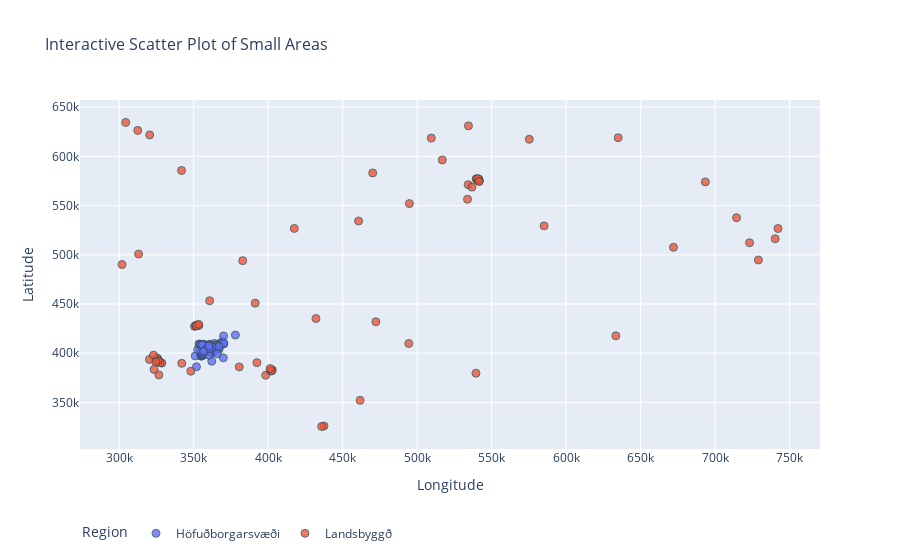

This figure's notebook cell:
### Code cell
# Load the GeoJSON file
small_areas = gpd.read_file(r"data\smasvaedi_2021.json")

# Extract centroids for plotting
small_areas['centroid'] = small_areas.geometry.centroid
small_areas['x'] = small_areas['centroid'].x
small_areas['y'] = small_areas['centroid'].y

# Interactive scatter plot
fig = px.scatter(
    small_areas,
    x="x",
    y="y",
    color="nuts3_label",  # Aggregate by larger regions for clarity
    hover_name="smsv_label",  # Show full small area label on hover
    title="Interactive Scatter Plot of Small Areas",
    labels={"x": "Longitude (X)", "y": "Latitude (Y)", "color": "Region"},
    opacity=0.8
)

# Update layout for better readability
fig.update_traces(marker=dict(size=8, line=dict(width=1, color="DarkSlateGrey")))
fig.update_layout(
    title_font_size=16,
    legend_title_font_size=12,
    xaxis_title="Longitude",
    yaxis_title="Latitude",
    legend=dict(title="Region", orientation="h", y=-0.2)
)

# Show the plot
fig.show()

### Figure 1 — Plotly figure (JSON) as saved in the notebook; plotly's stock layout.template omitted (floating-point values rounded to 4 significant figures; data arrays with more than 128 entries replaced by an {"elided": "..."} marker saying what was removed)
{"data": [{"hovertemplate": "<b>%{hovertext}</b><br><br>nuts3_label=Höfuðborgarsvæði<br>Longitude (X)=%{x}<br>Latitude (Y)=%{y}<extra></extra>", "hovertext": {"elided": "132 str values"}, "legendgroup": "Höfuðborgarsvæði", "marker": {"color": "#636efa", "line": {"color": "DarkSlateGrey", "width": 1}, "opacity": 0.8, "size": 8, "symbol": "circle"}, "mode": "markers", "name": "Höfuðborgarsvæði", "orientation": "v", "showlegend": true, "type": "scatter", "x": {"elided": "132 float values"}, "xaxis": "x", "y": {"elided": "132 float values"}, "yaxis": "y"}, {"hovertemplate": "<b>%{hovertext}</b><br><br>nuts3_label=Landsbyggð<br>Longitude (X)=%{x}<br>Latitude (Y)=%{y}<extra></extra>", "hovertext": ["Suðurnes án Reykjanesbæjar - 3101", "Suðurnes án Reykjanesbæjar - 3102", "Vestfirðir - 3404", "Austurland án Fjarðabyggðar - 4101", "Austurland án Fjarðabyggðar - 4103", "Árnessýsla án Árborgar - 2801", "Árnessýsla án Árborgar - 2802", "Skaftafells- og Rangárvallasýslur - 2503", "Skaftafells- og Rangárvallasýslur - 2504", "Vestmannaeyjar - 2601", "Vestmannaeyjar - 2602", "Árborg - 2701", "Árborg - 2702", "Árborg - 2703", "Árborg - 2704", "Árborg - 2705", "Árnessýsla án Árborgar - 2803", "Árnessýsla án Árborgar - 2804", "Reykjanesbær: Keflavík - 2901", "Reykjanesbær: Keflavík - 2902", "Reykjanesbær: Keflavík - 2903", "Reykjanesbær: Keflavík - 2904", "Reykjanesbær: Njarðvíkur, Ásbrú og Hafnir - 3003", "Reykjanesbær: Njarðvíkur, Ásbrú og Hafnir - 3004", "Reykjanesbær: Njarðvíkur, Ásbrú og Hafnir - 3005", "Reykjanesbær: Njarðvíkur, Ásbrú og Hafnir - 3006", "Suðurnes án Reykjanesbæjar - 3103", "Suðurnes án Reykjanesbæjar - 3104", "Suðurnes án Reykjanesbæjar - 3105", "Akranes - 3201", "Akranes - 3202", "Akureyri: Brekkan, Innbær, Oddeyri og eyjar - 3701", "Akranes - 3204", "Vesturland án Akraness - 3301", "Vesturland án Akraness - 3302", "Vesturland án Akraness - 3304", "Vesturland án Akraness - 3305", "Vestfirðir - 3401", "Vestfirðir - 3403", "Húnaþing og Skagafjörður - 3501", "Húnaþing og Skagafjörður - 3502", "Húnaþing og Skagafjörður - 3503", "Húnaþing og Skagafjörður - 3504", "Eyjafjörður án Akureyrar - 3601", "Eyjafjörður án Akureyrar - 3602", "Eyjafjörður án Akureyrar - 3603", "Þingeyjarsýslur austan Eyjafjarðar - 4003", "Akureyri: Brekkan, Innbær, Oddeyri og eyjar - 3702", "Akureyri: Brekkan, Innbær, Oddeyri og eyjar - 3703", "Akureyri: Brekkan, Innbær, Oddeyri og eyjar - 3704", "Akureyri: Ofan Brekku - 3803", "Akureyri: Ofan Brekku - 3804", "Akureyri: Utan Glerár - 3901", "Austurland án Fjarðabyggðar - 4102", "Fjarðabyggð - 4201", "Fjarðabyggð - 4202", "Fjarðabyggð - 4203", "Fjarðabyggð - 4204", "Akureyri: Utan Glerár - 3902", "Akureyri: Utan Glerár - 3903", "Akureyri: Utan Glerár - 3904", "Þingeyjarsýslur austan Eyjafjarðar - 4001", "Skaftafells- og Rangárvallasýslur - 2501", "Skaftafells- og Rangárvallasýslur - 2502", "Þingeyjarsýslur austan Eyjafjarðar - 4002", "Akranes - 3203", "Reykjanesbær: Njarðvíkur, Ásbrú og Hafnir - 3002", "Reykjanesbær: Njarðvíkur, Ásbrú og Hafnir - 3001", "Akranes - 3205", "Akureyri: Ofan Brekku - 3802", "Vestfirðir - 3402", "Vesturland án Akraness - 3303", "Akureyri: Ofan Brekku - 3801"], "legendgroup": "Landsbyggð", "marker": {"color": "#EF553B", "line": {"color": "DarkSlateGrey", "width": 1}, "opacity": 0.8, "size": 8, "symbol": "circle"}, "mode": "markers", "name": "Landsbyggð", "orientation": "v", "showlegend": true, "type": "scatter", "x": [326600.0, 348100.0, 304400.0, 693400.0, 672000.0, 472300.0, 432100.0, 461700.0, 494400.0, 437500.0, 435900.0, 398400.0, 402700.0, 401600.0, 402300.0, 401300.0, 392400.0, 380600.0, 325000.0, 326200.0, 326100.0, 325400.0, 326000.0, 328700.0, 327500.0, 326100.0, 320300.0, 323100.0, 342000.0, 350600.0, 351300.0, 541200.0, 353500.0, 391300.0, 360700.0, 301900.0, 313100.0, 341900.0, 312500.0, 417600.0, 460700.0, 494800.0, 470200.0, 509500.0, 516900.0, 533800.0, 585200.0, 541500.0, 541800.0, 534400.0, 540800.0, 540600.0, 534200.0, 714400.0, 742200.0, 740300.0, 723100.0, 729100.0, 539800.0, 539600.0, 540800.0, 634900.0, 633400.0, 539500.0, 575300.0, 351700.0, 324600.0, 323400.0, 353200.0, 541600.0, 320500.0, 382900.0, 536800.0], "xaxis": "x", "y": [378000.0, 381700.0, 634400.0, 574000.0, 507600.0, 431900.0, 435300.0, 352100.0, 409900.0, 326100.0, 325500.0, 377600.0, 383000.0, 382100.0, 382000.0, 384400.0, 390400.0, 386100.0, 393500.0, 393100.0, 393600.0, 395200.0, 391700.0, 390000.0, 390400.0, 392500.0, 393700.0, 398100.0, 389800.0, 427300.0, 428100.0, 576200.0, 428200.0, 450900.0, 453300.0, 490100.0, 500700.0, 585700.0, 626300.0, 526800.0, 534300.0, 552000.0, 583100.0, 618600.0, 596400.0, 556400.0, 529400.0, 576700.0, 575200.0, 631000.0, 575400.0, 576300.0, 571200.0, 537600.0, 526700.0, 516300.0, 512200.0, 494700.0, 576600.0, 577200.0, 577400.0, 618900.0, 417700.0, 379700.0, 617400.0, 427900.0, 391300.0, 383600.0, 429400.0, 574400.0, 621800.0, 494000.0, 568700.0], "yaxis": "y"}], "layout": {"legend": {"orientation": "h", "title": {"text": "Region"}, "tracegroupgap": 0, "y": -0.2}, "title": {"font": {"size": 16}, "text": "Interactive Scatter Plot of Small Areas"}, "xaxis": {"anchor": "y", "domain": [0, 1], "title": {"text": "Longitude"}}, "yaxis": {"anchor": "x", "domain": [0, 1], "title": {"text": "Latitude"}}}}
